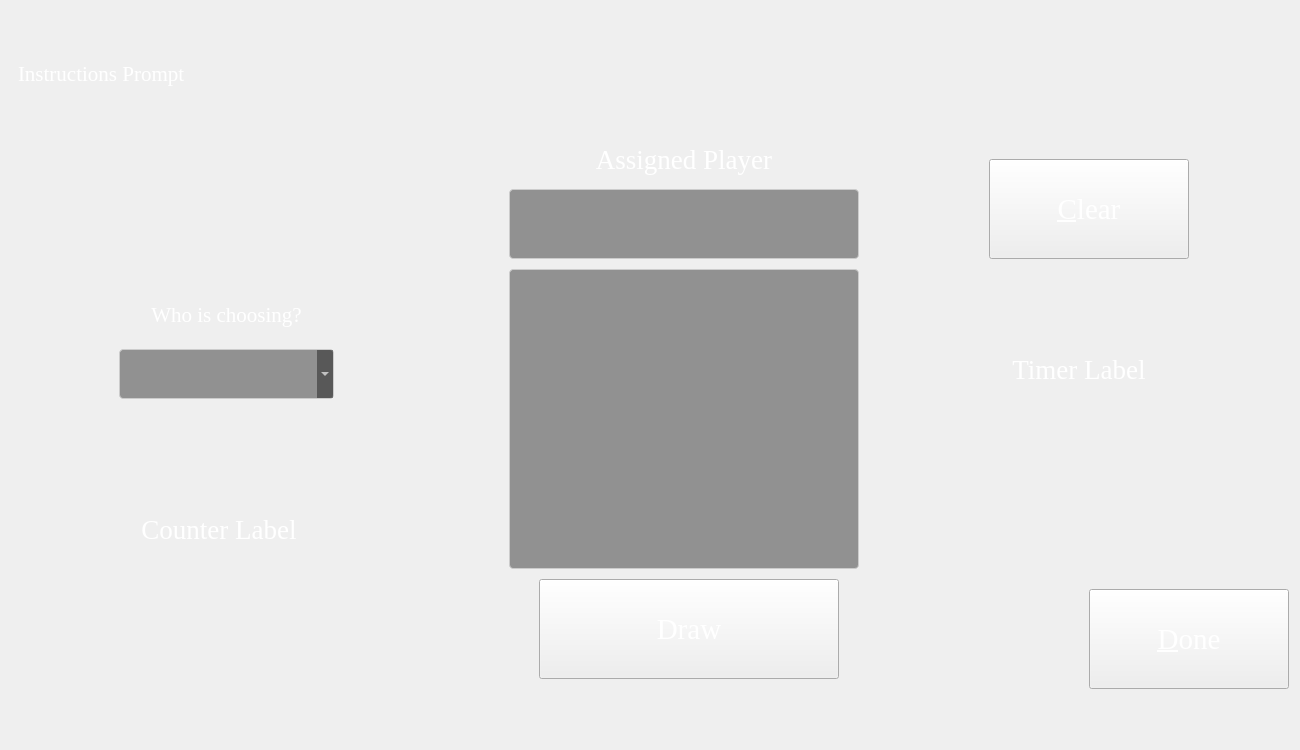
<?xml version="1.0" encoding="UTF-8"?>
<ui version="4.0">
 <class>MainWindow</class>
 <widget class="QMainWindow" name="MainWindow">
  <property name="geometry">
   <rect>
    <x>0</x>
    <y>0</y>
    <width>1300</width>
    <height>750</height>
   </rect>
  </property>
  <property name="sizePolicy">
   <sizepolicy hsizetype="Minimum" vsizetype="Minimum">
    <horstretch>0</horstretch>
    <verstretch>0</verstretch>
   </sizepolicy>
  </property>
  <property name="font">
   <font>
    <family>Georgia</family>
    <pointsize>18</pointsize>
   </font>
  </property>
  <property name="windowTitle">
   <string>Secret Santa</string>
  </property>
  <property name="windowIcon">
   <iconset resource="../resources/resources.qrc">
    <normaloff>:/icons/santa_icon.png</normaloff>:/icons/santa_icon.png</iconset>
  </property>
  <widget class="QWidget" name="centralwidget">
   <property name="layoutDirection">
    <enum>Qt::LayoutDirection::LeftToRight</enum>
   </property>
   <widget class="QStackedWidget" name="stackedWidget">
    <property name="geometry">
     <rect>
      <x>9</x>
      <y>9</y>
      <width>1290</width>
      <height>745</height>
     </rect>
    </property>
    <property name="layoutDirection">
     <enum>Qt::LayoutDirection::LeftToRight</enum>
    </property>
    <property name="currentIndex">
     <number>3</number>
    </property>
    <widget class="QWidget" name="initialPage">
     <property name="styleSheet">
      <string notr="true">background: qlineargradient(x1: 0, y1: 0, x2: 0, y2: 1, 
                                stop: 0 #f8f9fa, 
                                stop: 0.5 #e9ecef, 
                                stop: 1 #d7e3fc);</string>
     </property>
     <widget class="QLabel" name="lblImageInitial">
      <property name="geometry">
       <rect>
        <x>410</x>
        <y>10</y>
        <width>501</width>
        <height>441</height>
       </rect>
      </property>
      <property name="styleSheet">
       <string notr="true">border-image: url(:/images/santa_image.png);</string>
      </property>
      <property name="text">
       <string/>
      </property>
     </widget>
     <widget class="QPushButton" name="btnStartInitial">
      <property name="geometry">
       <rect>
        <x>510</x>
        <y>520</y>
        <width>300</width>
        <height>100</height>
       </rect>
      </property>
      <property name="font">
       <font>
        <family>Georgia</family>
        <pointsize>22</pointsize>
       </font>
      </property>
      <property name="styleSheet">
       <string notr="true">background-color: rgb(0, 170, 0);</string>
      </property>
      <property name="text">
       <string>Start</string>
      </property>
     </widget>
     <widget class="QLabel" name="label">
      <property name="geometry">
       <rect>
        <x>50</x>
        <y>320</y>
        <width>321</width>
        <height>301</height>
       </rect>
      </property>
      <property name="styleSheet">
       <string notr="true">border-image: url(:/images/holly.jpg);</string>
      </property>
      <property name="text">
       <string/>
      </property>
     </widget>
     <widget class="QLabel" name="label_2">
      <property name="geometry">
       <rect>
        <x>920</x>
        <y>330</y>
        <width>321</width>
        <height>301</height>
       </rect>
      </property>
      <property name="styleSheet">
       <string notr="true">border-image: url(:/images/holly-flipped.jpg);
</string>
      </property>
      <property name="text">
       <string/>
      </property>
     </widget>
    </widget>
    <widget class="QWidget" name="setupPage">
     <property name="styleSheet">
      <string notr="true">background: qlineargradient(x1: 0, y1: 0, x2: 0, y2: 1, 
                                stop: 0 #134e5e, 
                                stop: 1 #71b280);
color: white;
</string>
     </property>
     <widget class="QLabel" name="lblFeedbackSetup">
      <property name="geometry">
       <rect>
        <x>1070</x>
        <y>310</y>
        <width>200</width>
        <height>200</height>
       </rect>
      </property>
      <property name="font">
       <font>
        <family>Georgia</family>
        <pointsize>20</pointsize>
       </font>
      </property>
      <property name="text">
       <string>Feedback Label</string>
      </property>
      <property name="alignment">
       <set>Qt::AlignmentFlag::AlignCenter</set>
      </property>
      <property name="wordWrap">
       <bool>true</bool>
      </property>
     </widget>
     <widget class="QGroupBox" name="groupBox">
      <property name="geometry">
       <rect>
        <x>240</x>
        <y>290</y>
        <width>750</width>
        <height>400</height>
       </rect>
      </property>
      <property name="title">
       <string/>
      </property>
      <property name="alignment">
       <set>Qt::AlignmentFlag::AlignCenter</set>
      </property>
      <widget class="QLineEdit" name="txtNameSetup">
       <property name="geometry">
        <rect>
         <x>220</x>
         <y>80</y>
         <width>350</width>
         <height>70</height>
        </rect>
       </property>
       <property name="font">
        <font>
         <family>Georgia</family>
         <pointsize>18</pointsize>
        </font>
       </property>
       <property name="styleSheet">
        <string notr="true">background-color: rgba(0, 0, 0, 100); color: white; border: 1px solid #ccc; border-radius: 4px;</string>
       </property>
      </widget>
      <widget class="QPushButton" name="btnAddSetup">
       <property name="geometry">
        <rect>
         <x>240</x>
         <y>160</y>
         <width>300</width>
         <height>100</height>
        </rect>
       </property>
       <property name="font">
        <font>
         <family>Georgia</family>
         <pointsize>22</pointsize>
        </font>
       </property>
       <property name="text">
        <string>&amp;Add</string>
       </property>
      </widget>
      <widget class="QLabel" name="lblNameSetup">
       <property name="geometry">
        <rect>
         <x>100</x>
         <y>80</y>
         <width>111</width>
         <height>61</height>
        </rect>
       </property>
       <property name="font">
        <font>
         <family>Georgia</family>
         <pointsize>20</pointsize>
        </font>
       </property>
       <property name="text">
        <string>Name:</string>
       </property>
       <property name="alignment">
        <set>Qt::AlignmentFlag::AlignRight|Qt::AlignmentFlag::AlignTrailing|Qt::AlignmentFlag::AlignVCenter</set>
       </property>
      </widget>
     </widget>
     <widget class="QPushButton" name="btnDoneSetup">
      <property name="geometry">
       <rect>
        <x>1070</x>
        <y>580</y>
        <width>200</width>
        <height>100</height>
       </rect>
      </property>
      <property name="font">
       <font>
        <family>Georgia</family>
        <pointsize>22</pointsize>
       </font>
      </property>
      <property name="text">
       <string>&amp;Done</string>
      </property>
     </widget>
     <widget class="QLabel" name="lblCounterSetup">
      <property name="geometry">
       <rect>
        <x>20</x>
        <y>310</y>
        <width>200</width>
        <height>200</height>
       </rect>
      </property>
      <property name="font">
       <font>
        <family>Georgia</family>
        <pointsize>20</pointsize>
       </font>
      </property>
      <property name="text">
       <string>Counter Label</string>
      </property>
      <property name="alignment">
       <set>Qt::AlignmentFlag::AlignCenter</set>
      </property>
     </widget>
     <widget class="QLabel" name="lblInstructionsSetup">
      <property name="geometry">
       <rect>
        <x>160</x>
        <y>80</y>
        <width>950</width>
        <height>200</height>
       </rect>
      </property>
      <property name="font">
       <font>
        <family>Georgia</family>
        <pointsize>20</pointsize>
       </font>
      </property>
      <property name="text">
       <string>Instructions Prompt</string>
      </property>
      <property name="alignment">
       <set>Qt::AlignmentFlag::AlignLeading|Qt::AlignmentFlag::AlignLeft|Qt::AlignmentFlag::AlignVCenter</set>
      </property>
      <property name="wordWrap">
       <bool>true</bool>
      </property>
     </widget>
     <zorder>lblFeedbackSetup</zorder>
     <zorder>groupBox</zorder>
     <zorder>lblCounterSetup</zorder>
     <zorder>btnDoneSetup</zorder>
     <zorder>lblInstructionsSetup</zorder>
    </widget>
    <widget class="QWidget" name="detailsPage">
     <property name="styleSheet">
      <string notr="true">background: qlineargradient(x1: 0, y1: 0, x2: 0, y2: 1, 
                                stop: 0 #870000, 
                                stop: 1 #190a05);
color: white;</string>
     </property>
     <widget class="QLabel" name="lblNameDetails">
      <property name="geometry">
       <rect>
        <x>40</x>
        <y>215</y>
        <width>215</width>
        <height>30</height>
       </rect>
      </property>
      <property name="font">
       <font>
        <family>Georgia</family>
        <pointsize>20</pointsize>
       </font>
      </property>
      <property name="text">
       <string>Player Name</string>
      </property>
      <property name="alignment">
       <set>Qt::AlignmentFlag::AlignCenter</set>
      </property>
     </widget>
     <widget class="QLabel" name="lblHasPartnerDetails">
      <property name="geometry">
       <rect>
        <x>50</x>
        <y>330</y>
        <width>201</width>
        <height>81</height>
       </rect>
      </property>
      <property name="font">
       <font>
        <family>Georgia</family>
        <pointsize>16</pointsize>
        <italic>true</italic>
       </font>
      </property>
      <property name="text">
       <string>Check this box if you and your partner are playing.</string>
      </property>
      <property name="alignment">
       <set>Qt::AlignmentFlag::AlignCenter</set>
      </property>
      <property name="wordWrap">
       <bool>true</bool>
      </property>
     </widget>
     <widget class="QLabel" name="lblPartnerDetails">
      <property name="geometry">
       <rect>
        <x>50</x>
        <y>490</y>
        <width>215</width>
        <height>30</height>
       </rect>
      </property>
      <property name="font">
       <font>
        <family>Georgia</family>
        <pointsize>20</pointsize>
       </font>
      </property>
      <property name="text">
       <string>Partner Name</string>
      </property>
      <property name="alignment">
       <set>Qt::AlignmentFlag::AlignCenter</set>
      </property>
     </widget>
     <widget class="QPushButton" name="btnDoneDetails">
      <property name="geometry">
       <rect>
        <x>1080</x>
        <y>580</y>
        <width>200</width>
        <height>100</height>
       </rect>
      </property>
      <property name="font">
       <font>
        <family>Georgia</family>
        <pointsize>22</pointsize>
       </font>
      </property>
      <property name="text">
       <string>&amp;Done</string>
      </property>
     </widget>
     <widget class="QComboBox" name="cboNameDetails">
      <property name="geometry">
       <rect>
        <x>40</x>
        <y>250</y>
        <width>215</width>
        <height>50</height>
       </rect>
      </property>
      <property name="font">
       <font>
        <family>Georgia</family>
        <pointsize>12</pointsize>
       </font>
      </property>
      <property name="styleSheet">
       <string notr="true">background-color: rgba(0, 0, 0, 100); color: white; border: 1px solid #ccc; border-radius: 4px;</string>
      </property>
     </widget>
     <widget class="QComboBox" name="cboPartnerDetails">
      <property name="geometry">
       <rect>
        <x>50</x>
        <y>530</y>
        <width>215</width>
        <height>50</height>
       </rect>
      </property>
      <property name="font">
       <font>
        <family>Georgia</family>
        <pointsize>12</pointsize>
       </font>
      </property>
      <property name="styleSheet">
       <string notr="true">background-color: rgba(0, 0, 0, 100); color: white; border: 1px solid #ccc; border-radius: 4px;</string>
      </property>
     </widget>
     <widget class="QCheckBox" name="chkHasPartnerDetails">
      <property name="enabled">
       <bool>true</bool>
      </property>
      <property name="geometry">
       <rect>
        <x>60</x>
        <y>420</y>
        <width>170</width>
        <height>41</height>
       </rect>
      </property>
      <property name="font">
       <font>
        <family>Georgia</family>
        <pointsize>24</pointsize>
        <italic>false</italic>
        <bold>true</bold>
        <strikeout>false</strikeout>
        <kerning>true</kerning>
       </font>
      </property>
      <property name="text">
       <string>&amp;Partner</string>
      </property>
      <property name="tristate">
       <bool>false</bool>
      </property>
     </widget>
     <widget class="QTextEdit" name="txtGiftDetails">
      <property name="geometry">
       <rect>
        <x>490</x>
        <y>290</y>
        <width>350</width>
        <height>300</height>
       </rect>
      </property>
      <property name="font">
       <font>
        <family>Georgia</family>
        <pointsize>18</pointsize>
       </font>
      </property>
      <property name="styleSheet">
       <string notr="true">background-color: rgba(0, 0, 0, 100); color: white; border: 1px solid #ccc; border-radius: 4px;</string>
      </property>
     </widget>
     <widget class="QLabel" name="lblGiftDetails">
      <property name="geometry">
       <rect>
        <x>330</x>
        <y>290</y>
        <width>151</width>
        <height>61</height>
       </rect>
      </property>
      <property name="font">
       <font>
        <family>Georgia</family>
        <pointsize>20</pointsize>
       </font>
      </property>
      <property name="text">
       <string>Gift Ideas</string>
      </property>
      <property name="alignment">
       <set>Qt::AlignmentFlag::AlignRight|Qt::AlignmentFlag::AlignTrailing|Qt::AlignmentFlag::AlignVCenter</set>
      </property>
     </widget>
     <widget class="QPushButton" name="btnAddDetails">
      <property name="geometry">
       <rect>
        <x>520</x>
        <y>600</y>
        <width>300</width>
        <height>100</height>
       </rect>
      </property>
      <property name="font">
       <font>
        <family>Georgia</family>
        <pointsize>22</pointsize>
       </font>
      </property>
      <property name="text">
       <string>&amp;Add</string>
      </property>
     </widget>
     <widget class="QLabel" name="lblFeedbackDetails">
      <property name="geometry">
       <rect>
        <x>920</x>
        <y>440</y>
        <width>300</width>
        <height>100</height>
       </rect>
      </property>
      <property name="font">
       <font>
        <family>Georgia</family>
        <pointsize>20</pointsize>
       </font>
      </property>
      <property name="text">
       <string>Feedback Label</string>
      </property>
      <property name="alignment">
       <set>Qt::AlignmentFlag::AlignCenter</set>
      </property>
      <property name="wordWrap">
       <bool>true</bool>
      </property>
     </widget>
     <widget class="QLabel" name="lblCounterDetails">
      <property name="geometry">
       <rect>
        <x>920</x>
        <y>290</y>
        <width>300</width>
        <height>100</height>
       </rect>
      </property>
      <property name="font">
       <font>
        <family>Georgia</family>
        <pointsize>20</pointsize>
       </font>
      </property>
      <property name="text">
       <string>Counter Label</string>
      </property>
      <property name="alignment">
       <set>Qt::AlignmentFlag::AlignCenter</set>
      </property>
      <property name="wordWrap">
       <bool>true</bool>
      </property>
     </widget>
     <widget class="QLabel" name="lblInstructionsDetails">
      <property name="geometry">
       <rect>
        <x>330</x>
        <y>20</y>
        <width>950</width>
        <height>251</height>
       </rect>
      </property>
      <property name="font">
       <font>
        <family>Georgia</family>
        <pointsize>20</pointsize>
       </font>
      </property>
      <property name="text">
       <string>Instructions Prompt</string>
      </property>
      <property name="alignment">
       <set>Qt::AlignmentFlag::AlignLeading|Qt::AlignmentFlag::AlignLeft|Qt::AlignmentFlag::AlignVCenter</set>
      </property>
      <property name="wordWrap">
       <bool>true</bool>
      </property>
     </widget>
    </widget>
    <widget class="QWidget" name="assignmentPage">
     <property name="styleSheet">
      <string notr="true">background: qlineargradient(x1: 0, y1: 0, x2: 1, y2: 1, 
                                stop: 0 #2b0b3d, 
                                stop: 0.5 #1f1c2c, 
                                stop: 1 #16222a);
color: white;</string>
     </property>
     <widget class="QLineEdit" name="txtNameAssignment">
      <property name="geometry">
       <rect>
        <x>500</x>
        <y>180</y>
        <width>350</width>
        <height>70</height>
       </rect>
      </property>
      <property name="font">
       <font>
        <family>Georgia</family>
        <pointsize>18</pointsize>
       </font>
      </property>
      <property name="styleSheet">
       <string notr="true">background-color: rgba(0, 0, 0, 100); color: white; border: 1px solid #ccc; border-radius: 4px;</string>
      </property>
      <property name="readOnly">
       <bool>true</bool>
      </property>
     </widget>
     <widget class="QTextEdit" name="txtGiftAssignment">
      <property name="geometry">
       <rect>
        <x>500</x>
        <y>260</y>
        <width>350</width>
        <height>300</height>
       </rect>
      </property>
      <property name="font">
       <font>
        <family>Georgia</family>
        <pointsize>18</pointsize>
       </font>
      </property>
      <property name="styleSheet">
       <string notr="true">background-color: rgba(0, 0, 0, 100); color: white; border: 1px solid #ccc; border-radius: 4px;</string>
      </property>
      <property name="readOnly">
       <bool>true</bool>
      </property>
     </widget>
     <widget class="QComboBox" name="cboChoosingAssignment">
      <property name="geometry">
       <rect>
        <x>110</x>
        <y>340</y>
        <width>215</width>
        <height>50</height>
       </rect>
      </property>
      <property name="font">
       <font>
        <family>Georgia</family>
        <pointsize>12</pointsize>
       </font>
      </property>
      <property name="styleSheet">
       <string notr="true">background-color: rgba(0, 0, 0, 100); color: white; border: 1px solid #ccc; border-radius: 4px;</string>
      </property>
     </widget>
     <widget class="QLabel" name="lblChoosingAssignment">
      <property name="geometry">
       <rect>
        <x>110</x>
        <y>280</y>
        <width>215</width>
        <height>51</height>
       </rect>
      </property>
      <property name="font">
       <font>
        <family>Georgia</family>
        <pointsize>16</pointsize>
       </font>
      </property>
      <property name="text">
       <string>Who is choosing?</string>
      </property>
      <property name="alignment">
       <set>Qt::AlignmentFlag::AlignCenter</set>
      </property>
      <property name="wordWrap">
       <bool>false</bool>
      </property>
     </widget>
     <widget class="QLabel" name="lblNameAssignment">
      <property name="geometry">
       <rect>
        <x>500</x>
        <y>130</y>
        <width>350</width>
        <height>41</height>
       </rect>
      </property>
      <property name="font">
       <font>
        <family>Georgia</family>
        <pointsize>20</pointsize>
       </font>
      </property>
      <property name="text">
       <string>&lt;html&gt;&lt;head/&gt;&lt;body&gt;&lt;p align=&quot;center&quot;&gt;&lt;span style=&quot; font-size:20pt;&quot;&gt;Assigned Player&lt;/span&gt;&lt;/p&gt;&lt;/body&gt;&lt;/html&gt;</string>
      </property>
      <property name="alignment">
       <set>Qt::AlignmentFlag::AlignRight|Qt::AlignmentFlag::AlignTrailing|Qt::AlignmentFlag::AlignVCenter</set>
      </property>
     </widget>
     <widget class="QPushButton" name="btnDrawAssignment">
      <property name="geometry">
       <rect>
        <x>530</x>
        <y>570</y>
        <width>300</width>
        <height>100</height>
       </rect>
      </property>
      <property name="font">
       <font>
        <family>Georgia</family>
        <pointsize>22</pointsize>
       </font>
      </property>
      <property name="text">
       <string>Draw</string>
      </property>
     </widget>
     <widget class="QPushButton" name="btnClearAssignment">
      <property name="geometry">
       <rect>
        <x>980</x>
        <y>150</y>
        <width>200</width>
        <height>100</height>
       </rect>
      </property>
      <property name="font">
       <font>
        <family>Georgia</family>
        <pointsize>22</pointsize>
       </font>
      </property>
      <property name="text">
       <string>&amp;Clear</string>
      </property>
     </widget>
     <widget class="QPushButton" name="btnDoneAssignment">
      <property name="geometry">
       <rect>
        <x>1080</x>
        <y>580</y>
        <width>200</width>
        <height>100</height>
       </rect>
      </property>
      <property name="font">
       <font>
        <family>Georgia</family>
        <pointsize>22</pointsize>
       </font>
      </property>
      <property name="text">
       <string>&amp;Done</string>
      </property>
     </widget>
     <widget class="QLabel" name="lblInstructionsAssignment">
      <property name="geometry">
       <rect>
        <x>9</x>
        <y>-1</y>
        <width>1261</width>
        <height>131</height>
       </rect>
      </property>
      <property name="font">
       <font>
        <family>Georgia</family>
        <pointsize>16</pointsize>
       </font>
      </property>
      <property name="text">
       <string>Instructions Prompt</string>
      </property>
      <property name="wordWrap">
       <bool>true</bool>
      </property>
     </widget>
     <widget class="QLabel" name="lblCounterAssignment">
      <property name="geometry">
       <rect>
        <x>110</x>
        <y>420</y>
        <width>200</width>
        <height>200</height>
       </rect>
      </property>
      <property name="font">
       <font>
        <family>Georgia</family>
        <pointsize>20</pointsize>
       </font>
      </property>
      <property name="text">
       <string>Counter Label</string>
      </property>
      <property name="alignment">
       <set>Qt::AlignmentFlag::AlignCenter</set>
      </property>
      <property name="wordWrap">
       <bool>true</bool>
      </property>
     </widget>
     <widget class="QLabel" name="lblTimerAssignment">
      <property name="enabled">
       <bool>true</bool>
      </property>
      <property name="geometry">
       <rect>
        <x>970</x>
        <y>260</y>
        <width>200</width>
        <height>200</height>
       </rect>
      </property>
      <property name="font">
       <font>
        <family>Georgia</family>
        <pointsize>20</pointsize>
       </font>
      </property>
      <property name="text">
       <string>Timer Label</string>
      </property>
      <property name="alignment">
       <set>Qt::AlignmentFlag::AlignCenter</set>
      </property>
      <property name="wordWrap">
       <bool>true</bool>
      </property>
     </widget>
    </widget>
    <widget class="QWidget" name="verifyPage">
     <widget class="QPushButton" name="btnVerify">
      <property name="geometry">
       <rect>
        <x>360</x>
        <y>480</y>
        <width>461</width>
        <height>171</height>
       </rect>
      </property>
      <property name="text">
       <string>OK</string>
      </property>
     </widget>
     <widget class="QLabel" name="lblVerify">
      <property name="geometry">
       <rect>
        <x>250</x>
        <y>110</y>
        <width>671</width>
        <height>311</height>
       </rect>
      </property>
      <property name="font">
       <font>
        <family>Georgia</family>
        <pointsize>30</pointsize>
       </font>
      </property>
      <property name="text">
       <string>TextLabel</string>
      </property>
      <property name="alignment">
       <set>Qt::AlignmentFlag::AlignCenter</set>
      </property>
      <property name="wordWrap">
       <bool>true</bool>
      </property>
     </widget>
    </widget>
   </widget>
  </widget>
 </widget>
 <tabstops>
  <tabstop>txtNameSetup</tabstop>
  <tabstop>btnAddSetup</tabstop>
  <tabstop>btnDoneSetup</tabstop>
 </tabstops>
 <resources>
  <include location="../resources/resources.qrc"/>
 </resources>
 <connections/>
</ui>
